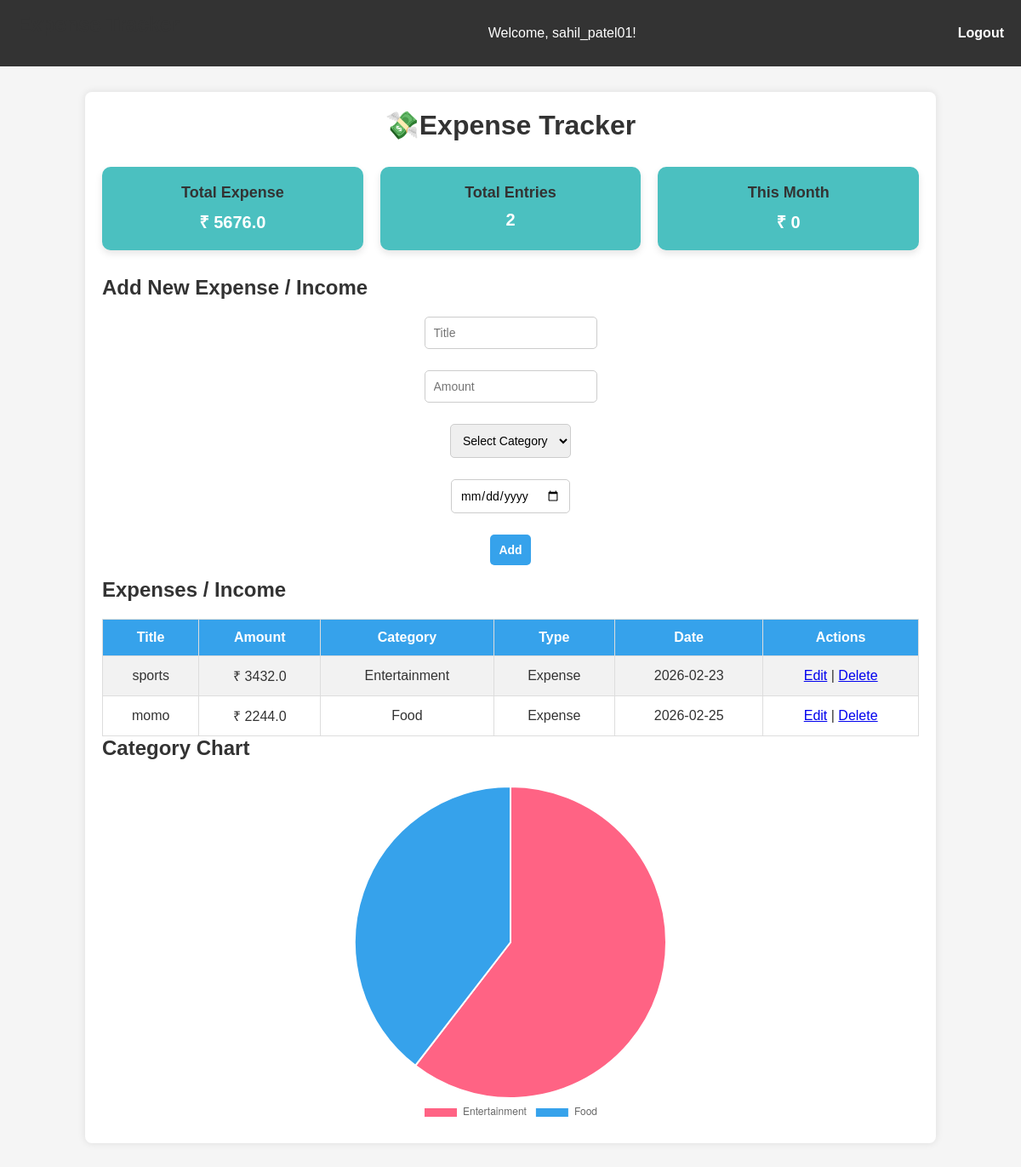
The page / (signed in) on the database as committed earlier.
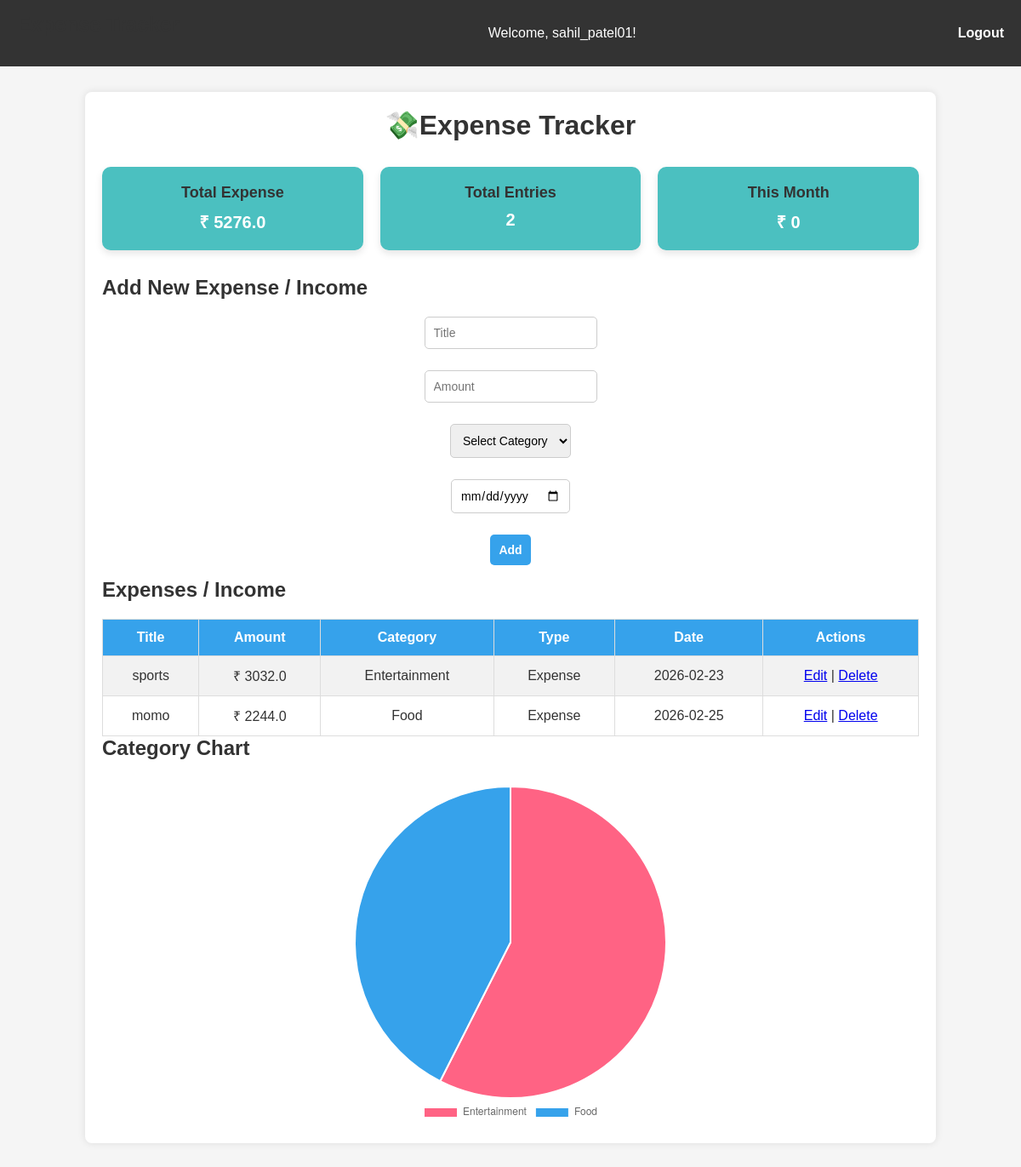
The same page on the database as committed later.
### tables this page shows
CREATE TABLE expenses (
            id INTEGER PRIMARY KEY AUTOINCREMENT,
            title TEXT NOT NULL,
            amount REAL NOT NULL,
            category TEXT NOT NULL,
            type TEXT NOT NULL,
            date TEXT NOT NULL,
            user_id INTEGER NOT NULL,
            FOREIGN KEY(user_id) REFERENCES users(id)
        );

### app.py (the view)
@app.route("/")
@login_required
def index():
    user_id = session["user_id"]
    conn = sqlite3.connect(db_path)
    cursor = conn.cursor()
    cursor.execute("SELECT * FROM expenses WHERE user_id=? ORDER BY id DESC", (user_id,))
    expenses = cursor.fetchall()
    cursor.execute("SELECT SUM(amount) FROM expenses WHERE user_id=?", (user_id,))
    total = cursor.fetchone()[0] or 0
    cursor.execute("SELECT COUNT(*) FROM expenses WHERE user_id=?", (user_id,))
    entries = cursor.fetchone()[0] or 0
    cursor.execute("""
        SELECT SUM(amount)
        FROM expenses
        WHERE user_id=? AND strftime('%Y-%m', date)=strftime('%Y-%m','now')
    """, (user_id,))
    monthly_total = cursor.fetchone()[0] or 0
    cursor.execute("SELECT category, SUM(amount) FROM expenses WHERE user_id=? GROUP BY category", (user_id,))
    category_data = cursor.fetchall()
    categories = [row[0] for row in category_data] if category_data else []
    amounts = [row[1] for row in category_data] if category_data else []
    conn.close()
    return render_template(
        "index.html",
        expenses=expenses,
        total=total,
        entries=entries,
        monthly_total=monthly_total,
        categories=categories,
        amounts=amounts
    )

### app.py (called while the page is built)
def login_required(f):
    @wraps(f)
    def decorated(*args, **kwargs):
        if "user_id" not in session:
            return redirect(url_for("login"))
        return f(*args, **kwargs)
    return decorated

### templates/index.html (shortened to what this page needs)
{% extends "base.html" %}
{% block content %}
<h1>💸Expense Tracker </h1>
<div class="dashboard-cards">
    <div class="card">
        <h3>Total Expense</h3>
        <p>₹ {{ total }}</p>
    </div>
    <div class="card">
        <h3>Total Entries</h3>
        <p>{{ entries }}</p>
    </div>
    <div class="card">
        <h3>This Month</h3>
        <p>₹ {{ monthly_total }}</p>
    </div>
</div>
<h2>Add New Expense / Income</h2>
<form action="{{ url_for('add') }}" method="POST" class="expense-form">
    <input type="text" name="title" placeholder="Title" required>
    <input type="number" step="0.01" name="amount" placeholder="Amount" required>
    <select name="category" required>
    <option value="">Select Category</option>
</select>
    <input type="date" name="date" required>
    <button type="submit">Add</button>
</form>
<h2>Expenses / Income</h2>
<table>
    <tr>
        <th>Title</th>
        <th>Amount</th>
        <th>Category</th>
        <th>Type</th>
        <th>Date</th>
        <th>Actions</th>
    </tr>
    {% for e in expenses %}
    <tr>
        <td>{{ e[1] }}</td>
        <td>₹ {{ e[2] }}</td>
        <td>{{ e[3] }}</td>
        <td>{{ e[4] }}</td>
        <td>{{ e[5] }}</td>
        <td>
            <a href="{{ url_for('edit', id=e[0]) }}">Edit</a> |
            <a href="{{ url_for('delete', id=e[0]) }}">Delete</a>
        </td>
    </tr>
    {% endfor %}
</table>
<h2>Category Chart</h2>
<div class="chart-container">
    <canvas id="expenseChart" width="400" height="400"></canvas>
</div>
<script>
document.addEventListener("DOMContentLoaded", function () {
    const ctx = document.getElementById("expenseChart").getContext("2d");
    const categories = JSON.parse('{{ categories | tojson | safe }}');
    const amounts = JSON.parse('{{ amounts | tojson | safe }}');
    if (categories.length > 0) {
        new Chart(ctx, {
            type: "pie",
            data: {
                labels: categories,
                datasets: [{
                    data: amounts,
                    backgroundColor: [
                        "#FF6384", "#36A2EB", "#FFCE56",
                        "#4BC0C0", "#9966FF", "#FF9F40"
                    ]
                }]
            },
            options: {
                responsive: true,
                plugins: {
                    legend: { position: 'bottom' }
                }
            }
        });
    }
});
</script>
{% endblock %}

### templates/base.html (shortened to what this page needs)
<!DOCTYPE html>
<html lang="en">
<head>
    <link rel="stylesheet" href="{{ url_for('static', filename='style.css') }}">
</head>
<body>
    <nav>
        <h2>Expense Tracker</h2>
        {% if session.get('username') %}
            <span>Welcome, {{ session['username'] }}!</span>
            <a href="{{ url_for('logout') }}">Logout</a>
        {% else %}
            <a href="{{ url_for('login') }}">Login</a>
            <a href="{{ url_for('register') }}">Register</a>
        {% endif %}
    </nav>
    <div class="container">
        {% block content %}{% endblock %}
    </div>
</body>
</html>

### static/style.css (style rules this page uses)
* { box-sizing: border-box; margin: 0; padding: 0; font-family: Arial, sans-serif; }
body { background-color: #f5f5f5; color: #333; min-height: 100vh; }
nav { background-color: #333; color: #fff; padding: 15px 20px; display: flex; justify-content: space-between; align-items: center; }
nav h2 { font-size: 24px; }
nav a { color: #fff; margin-left: 15px; text-decoration: none; font-weight: bold; }
.container { max-width: 1000px; margin: 30px auto; padding: 20px; background-color: #fff; border-radius: 8px; box-shadow: 0 0 10px rgba(0,0,0,0.1); }
h1, h2, h3 { margin-bottom: 20px; color: #333; }
h1 { text-align: center; margin-bottom: 30px; }
.dashboard-cards { display: flex; gap: 20px; flex-wrap: wrap; margin-bottom: 30px; }
.card { background-color: #4BC0C0; color: #fff; flex: 1; padding: 20px; border-radius: 10px; text-align: center; min-width: 150px; box-shadow: 0 4px 8px rgba(0,0,0,0.1); }
.card h3 { margin-bottom: 10px; font-size: 18px; }
.card p { font-size: 20px; font-weight: bold; }
form { margin-bottom: 30px; display: flex; flex-wrap: wrap; gap: 10px; align-items: center; }
form input, form select, form button { padding: 10px; border-radius: 5px; border: 1px solid #ccc; font-size: 14px; }
form input[type="text"], form input[type="number"], form input[type="date"], form select { flex: 1; }
form button { background-color: #36A2EB; color: #fff; border: none; cursor: pointer; transition: 0.3s; }
table { width: 100%; border-collapse: collapse; margin-top: 20px; }
table, th, td { border: 1px solid #ddd; }
th, td { padding: 12px; text-align: center; }
th { background-color: #36A2EB; color: #fff; }
tr:nth-child(even) { background-color: #f2f2f2; }
.chart-container { margin-top: 30px; max-width: 400px; margin-left: auto; margin-right: auto; }
form { max-width: 500px; margin: 0 auto; display: flex; flex-direction: column; }
form input, form select, form button { margin-bottom: 15px; }
form button { font-weight: bold; }

Rows that differ between the two databases and show on the page:
changed expenses "sports": amount "3432.0" → "3032.0"
Other text that changed with them:
{{ total }}: "5676.0" → "5276.0"
chart data {{ amounts | tojson | safe }}: [3432.0, 2244.0] → [3032.0, 2244.0]
